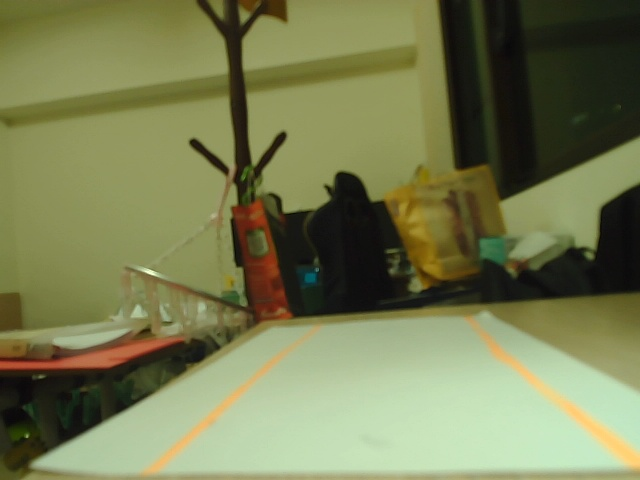
#> input picture Ray_code/Ray_code1.jpg, 640 x 480 px, found by its file name
$ python white_blance.py
#> lines starting #> are read from the running program, lines starting #| are printed output that depends on the picture
#> further down, img is the input picture: shape (480, 640, 3); mean B, G, R 82.6, 124.2, 119.5
import cv2
import numpy as np
import random

def white_balance_1(img):
    '''
    第一種簡單的求均值白平衡法
    :param img: cv2.imread讀取的圖片數據
    :return: 返回的白平衡結果圖片數據
    '''
    # 讀取圖像
    r, g, b = cv2.split(img)
    r_avg = cv2.mean(r)[0]
#> r_avg = 82.57
    g_avg = cv2.mean(g)[0]
#> g_avg = 124.2
    b_avg = cv2.mean(b)[0]
#> b_avg = 119.5
    # 求各個通道所佔增益
    k = (r_avg + g_avg + b_avg) / 3
#> k = 108.7
    kr = k / r_avg
#> kr = 1.32
    kg = k / g_avg
#> kg = 0.876
    kb = k / b_avg
#> kb = 0.91
    r = cv2.addWeighted(src1=r, alpha=kr, src2=0, beta=0, gamma=0)
    g = cv2.addWeighted(src1=g, alpha=kg, src2=0, beta=0, gamma=0)
    b = cv2.addWeighted(src1=b, alpha=kb, src2=0, beta=0, gamma=0)
    balance_img = cv2.merge([b, g, r])
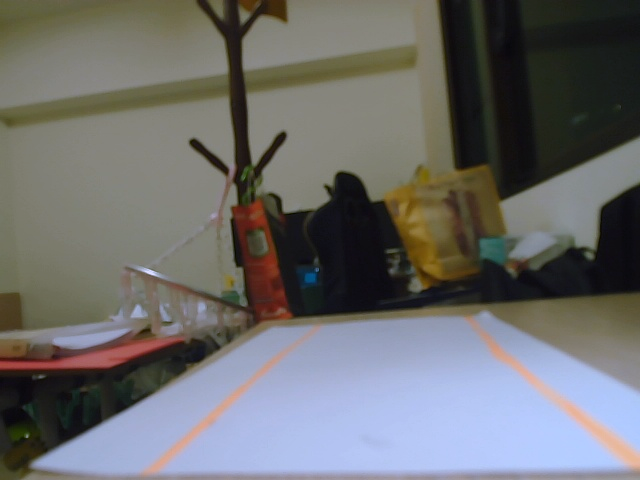
#> balance_img: shape (480, 640, 3); mean R, G, B 108.8, 108.7, 108.7
    return balance_img

def white_balance_2(img_input):
    '''
    完美反射白平衡
    STEP 1：計算每個像素的R\G\B之和
    STEP 2：按R+G+B值的大小計算出其前Ratio%的值作爲參考點的的閾值T
    STEP 3：對圖像中的每個點，計算其中R+G+B值大於T的所有點的R\G\B分量的累積和的平均值
    STEP 4：對每個點將像素量化到[0,255]之間
    依賴ratio值選取而且對亮度最大區域不是白色的圖像效果不佳。
    :param img: cv2.imread讀取的圖片數據
    :return: 返回的白平衡結果圖片數據
    '''
    img = img_input.copy()
    b, g, r = cv2.split(img)
    m, n, t = img.shape
    sum_ = np.zeros(b.shape)
    for i in range(m):
        for j in range(n):
            sum_[i][j] = int(b[i][j]) + int(g[i][j]) + int(r[i][j])
    hists, bins = np.histogram(sum_.flatten(), 766, [0, 766])
#> hists = 766 values, max 8600 at index 393, min 0 at index 0, mean 401; bins = 767 values from 0 to 766
    Y = 765
    num, key = 0, 0
    ratio = 0.01
    while Y >= 0:
        num += hists[Y]
        if num > m * n * ratio / 100:
            key = Y
            break
        Y = Y - 1
#> this loop made 133 passes
#> num on passes 1 to 8: 0, 0, 0, 0, 0, 0, 0, 0
#> after the loop, Y = 633; num = 61

    sum_b, sum_g, sum_r = 0, 0, 0
    time = 0
    for i in range(m):
        for j in range(n):
            if sum_[i][j] >= key:
                sum_b += b[i][j]
                sum_g += g[i][j]
                sum_r += r[i][j]
                time = time + 1
#> after the loop, sum_b = 12171; sum_g = 14695; sum_r = 13224; time = 61

    avg_b = sum_b / time
#> avg_b = 199.5
    avg_g = sum_g / time
#> avg_g = 240.9
    avg_r = sum_r / time
#> avg_r = 216.8

    maxvalue = float(np.max(img))
#> maxvalue = 255
    # maxvalue = 255
    for i in range(m):
        for j in range(n):
            b = int(img[i][j][0]) * maxvalue / int(avg_b)
            g = int(img[i][j][1]) * maxvalue / int(avg_g)
            r = int(img[i][j][2]) * maxvalue / int(avg_r)
            if b > 255:
                b = 255
            if b < 0:
                b = 0
            if g > 255:
                g = 255
            if g < 0:
                g = 0
            if r > 255:
                r = 255
            if r < 0:
                r = 0
            img[i][j][0] = b
            img[i][j][1] = g
            img[i][j][2] = r
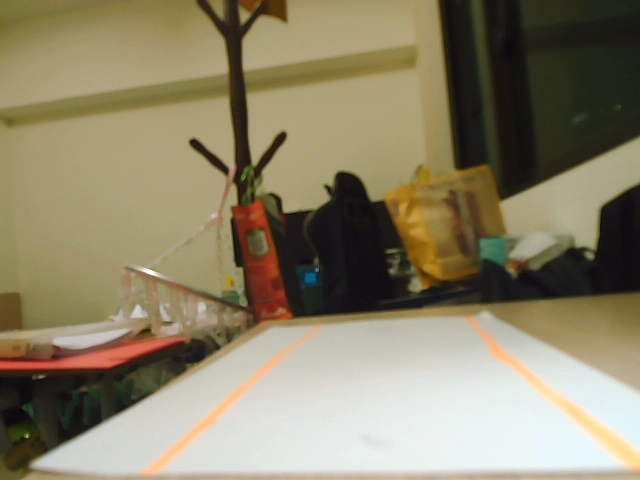
#> img: shape (480, 640, 3); mean B, G, R 105.3, 131.5, 140.3

    return img

def white_balance_3(img):
    '''
    灰度世界假設
    :param img: cv2.imread讀取的圖片數據
    :return: 返回的白平衡結果圖片數據
    '''
    B, G, R = np.double(img[:, :, 0]), np.double(img[:, :, 1]), np.double(img[:, :, 2])
    B_ave, G_ave, R_ave = np.mean(B), np.mean(G), np.mean(R)
#> B_ave = 82.57; G_ave = 124.2; R_ave = 119.5
    K = (B_ave + G_ave + R_ave) / 3
#> K = 108.7
    Kb, Kg, Kr = K / B_ave, K / G_ave, K / R_ave
#> Kb = 1.32; Kg = 0.876; Kr = 0.91
    Ba = (B * Kb)
    Ga = (G * Kg)
    Ra = (R * Kr)

    for i in range(len(Ba)):
        for j in range(len(Ba[0])):
            Ba[i][j] = 255 if Ba[i][j] > 255 else Ba[i][j]
            Ga[i][j] = 255 if Ga[i][j] > 255 else Ga[i][j]
            Ra[i][j] = 255 if Ra[i][j] > 255 else Ra[i][j]
#> Ba: shape (480, 640) float64; min 0, max 255, mean 108.7

    # print(np.mean(Ba), np.mean(Ga), np.mean(Ra))
    dst_img = np.uint8(np.zeros_like(img))
    dst_img[:, :, 0] = Ba
    dst_img[:, :, 1] = Ga
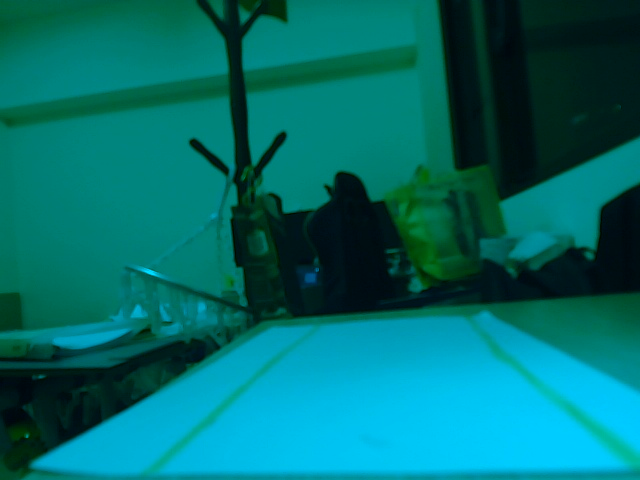
#> dst_img: shape (480, 640, 3); mean of channels 0, 1, 2 108.2, 108.2, 0; drawn as B, G, R
    dst_img[:, :, 2] = Ra
    return dst_img


def white_balance_4(img):
    '''
    基於圖像分析的偏色檢測及顏色校正方法
    :param img: cv2.imread讀取的圖片數據
    :return: 返回的白平衡結果圖片數據
    '''

    # [22 lines left out: function detection, not called in this run]

    b, g, r = cv2.split(img)
    # print(img.shape)
    m, n = b.shape
    # detection(img)

    I_r_2 = np.zeros(r.shape)
    I_b_2 = np.zeros(b.shape)
    sum_I_r_2, sum_I_r, sum_I_b_2, sum_I_b, sum_I_g = 0, 0, 0, 0, 0
    max_I_r_2, max_I_r, max_I_b_2, max_I_b, max_I_g = int(r[0][0] ** 2), int(r[0][0]), int(b[0][0] ** 2), int(b[0][0]), int(g[0][0])
#> max_I_r_2 = 10816; max_I_r = 104; max_I_b_2 = 2209; max_I_b = 47; max_I_g = 108
    for i in range(m):
        for j in range(n):
            I_r_2[i][j] = int(r[i][j] ** 2)
            I_b_2[i][j] = int(b[i][j] ** 2)
            sum_I_r_2 = I_r_2[i][j] + sum_I_r_2
            sum_I_b_2 = I_b_2[i][j] + sum_I_b_2
            sum_I_g = g[i][j] + sum_I_g
            sum_I_r = r[i][j] + sum_I_r
            sum_I_b = b[i][j] + sum_I_b
            if max_I_r < r[i][j]:
                max_I_r = r[i][j]
            if max_I_r_2 < I_r_2[i][j]:
                max_I_r_2 = I_r_2[i][j]
            if max_I_g < g[i][j]:
                max_I_g = g[i][j]
            if max_I_b_2 < I_b_2[i][j]:
                max_I_b_2 = I_b_2[i][j]
            if max_I_b < b[i][j]:
                max_I_b = b[i][j]
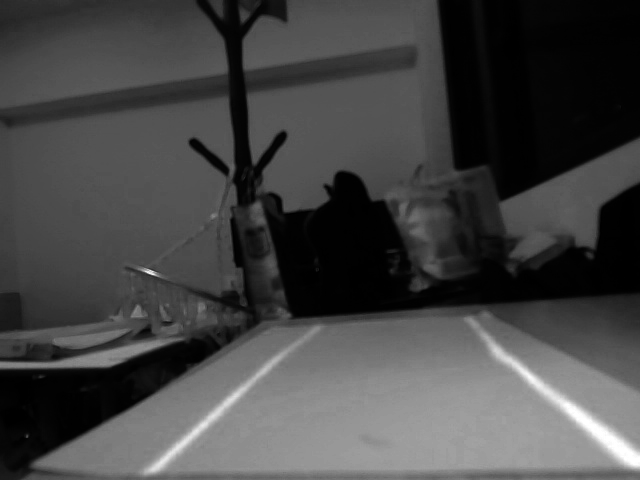
#> I_r_2: shape (480, 640) float64; min 0, max 65025, mean 17826.2; drawn with min black and max white
#> after the loop, max_I_b = 212; max_I_b_2 = 44944; max_I_g = 255; max_I_r = 255; max_I_r_2 = 65025; sum_I_b = 25364783; sum_I_b_2 = 3.04e+09; sum_I_g = 38147790; sum_I_r = 36704507; sum_I_r_2 = 5.48e+09

    [u_b, v_b] = np.matmul(np.linalg.inv([[sum_I_b_2, sum_I_b], [max_I_b_2, max_I_b]]), [sum_I_g, max_I_g])
#> u_b = -0.00327; v_b = 1.9
    [u_r, v_r] = np.matmul(np.linalg.inv([[sum_I_r_2, sum_I_r], [max_I_r_2, max_I_r]]), [sum_I_g, max_I_g])
#> u_r = -0.000372; v_r = 1.09
    # print(u_b, v_b, u_r, v_r)
    b0, g0, r0 = np.zeros(b.shape, np.uint8), np.zeros(g.shape, np.uint8), np.zeros(r.shape, np.uint8)
    for i in range(m):
        for j in range(n):
            b_point = u_b * (b[i][j] ** 2) + v_b * b[i][j]
            g0[i][j] = g[i][j]
            # r0[i][j] = r[i][j]
            r_point = u_r * (r[i][j] ** 2) + v_r * r[i][j]
            if r_point>255:
                r0[i][j] = 255
            else:
                if r_point<0:
                    r0[i][j] = 0
                else:
                    r0[i][j] = r_point
            if b_point>255:
                b0[i][j] = 255
            else:
                if b_point<0:
                    b0[i][j] = 0
                else:
                    b0[i][j] = b_point
    return cv2.merge([b0, g0, r0])

def white_balance_5(img):
    '''
    動態閾值算法
    算法分爲兩個步驟：白點檢測和白點調整。
    只是白點檢測不是與完美反射算法相同的認爲最亮的點爲白點，而是通過另外的規則確定
    :param img: cv2.imread讀取的圖片數據
    :return: 返回的白平衡結果圖片數據
    '''

    b, g, r = cv2.split(img)
    """
    YUV空間
    """
    def con_num(x):
        if x > 0:
            return 1
        if x < 0:
            return -1
        if x == 0:
            return 0
    yuv_img = cv2.cvtColor(img, cv2.COLOR_BGR2YCrCb)
#> yuv_img: shape (480, 640, 3); mean of channels 0, 1, 2 118, 129, 108
    (y, u, v) = cv2.split(yuv_img)
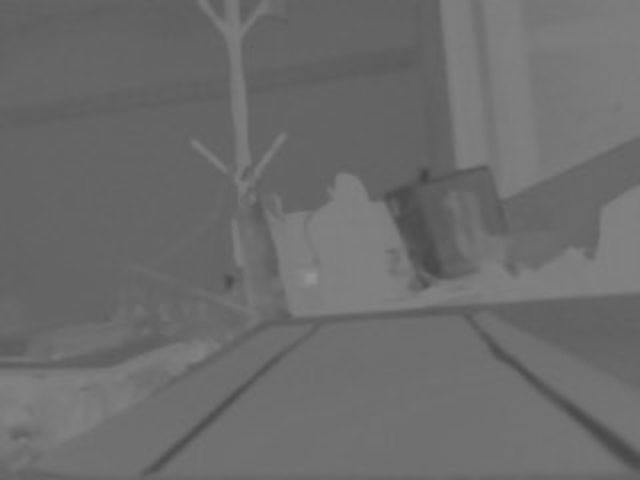
#> v: shape (480, 640); min 68, max 148, mean 108
    # y, u, v = cv2.split(img)
    m, n = y.shape
    sum_u, sum_v = 0, 0
    max_y = np.max(y.flatten())
#> max_y = 248
    # print(max_y)
    for i in range(m):
        for j in range(n):
            sum_u = sum_u + u[i][j]
            sum_v = sum_v + v[i][j]
#> after the loop, sum_u = 39633480; sum_v = 33180995

    avl_u = sum_u / (m * n)
#> avl_u = 129
    avl_v = sum_v / (m * n)
#> avl_v = 108
    du, dv = 0, 0
    # print(avl_u, avl_v)
    for i in range(m):
        for j in range(n):
            du = du + np.abs(u[i][j] - avl_u)
            dv = dv + np.abs(v[i][j] - avl_v)
#> after the loop, du = 1525425.9; dv = 2688972.9

    avl_du = du / (m * n)
#> avl_du = 4.97
    avl_dv = dv / (m * n)
#> avl_dv = 8.75
    num_y, yhistogram, ysum = np.zeros(y.shape), np.zeros(256), 0
    radio = 0.5  # 如果該值過大過小，色溫向兩極端發展
    for i in range(m):
        for j in range(n):
            value = 0
            if np.abs(u[i][j] - (avl_u + avl_du * con_num(avl_u))) < radio * avl_du or np.abs(
                    v[i][j] - (avl_v + avl_dv * con_num(avl_v))) < radio * avl_dv:
                value = 1
            else:
                value = 0

            if value <= 0:
                continue
            num_y[i][j] = y[i][j]
            yhistogram[int(num_y[i][j])] = 1 + yhistogram[int(num_y[i][j])]
            ysum += 1
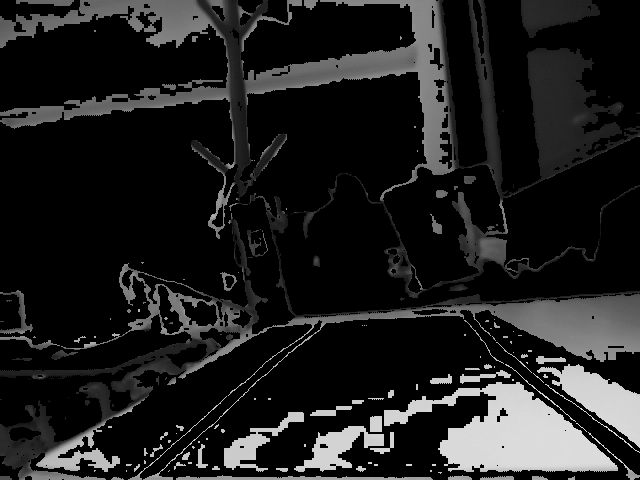
#> num_y: shape (480, 640) float64; min 0, max 221, mean 30.6
#> after the loop, yhistogram = 256 values, max 2983 at index 219, min 0 at index 0, mean 325.3; ysum = 83269
    # print(yhistogram.shape)
    sum_yhistogram = 0
    # hists2, bins = np.histogram(yhistogram, 256, [0, 256])
    # print(hists2)
    Y = 255
    num, key = 0, 0
    while Y >= 0:
        num += yhistogram[Y]
        if num > 0.1 * ysum:    # 取前10%的亮點爲計算值，如果該值過大易過曝光，該值過小調整幅度小
            key = Y
            break
        Y = Y - 1
#> this loop made 41 passes
#> after the loop, Y = 215; num = 8335
    # print(key)
    sum_r, sum_g, sum_b, num_rgb = 0, 0, 0, 0
    for i in range(m):
        for j in range(n):
            if num_y[i][j] > key:
                sum_r = sum_r + r[i][j]
                sum_g = sum_g + g[i][j]
                sum_b = sum_b + b[i][j]
                num_rgb += 1
#> after the loop, num_rgb = 7652; sum_b = 1470682; sum_g = 1774334; sum_r = 1532448

    avl_r = sum_r / num_rgb
#> avl_r = 200.3
    avl_g = sum_g / num_rgb
#> avl_g = 231.9
    avl_b = sum_b / num_rgb
#> avl_b = 192.2

    for i in range(m):
        for j in range(n):
            b_point = int(b[i][j]) * int(max_y) / avl_b
            g_point = int(g[i][j]) * int(max_y) / avl_g
            r_point = int(r[i][j]) * int(max_y) / avl_r
            if b_point>255:
                b[i][j] = 255
            else:
                if b_point<0:
                    b[i][j] = 0
                else:
                    b[i][j] = b_point
            if g_point>255:
                g[i][j] = 255
            else:
                if g_point<0:
                    g[i][j] = 0
                else:
                    g[i][j] = g_point
            if r_point>255:
                r[i][j] = 255
            else:
                if r_point<0:
                    r[i][j] = 0
                else:
                    r[i][j] = r_point
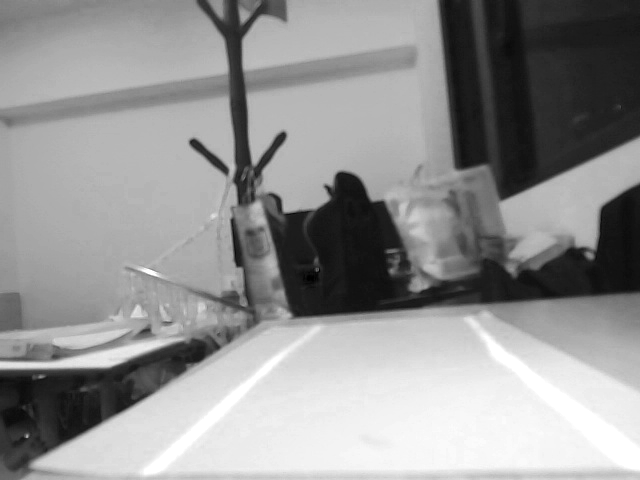
#> r: shape (480, 640); min 0, max 255, mean 147

    return cv2.merge([b, g, r])

'''
img : 原圖
img1：均值白平衡法
img2: 完美反射
img3: 灰度世界假設
img4: 基於圖像分析的偏色檢測及顏色校正方法
img5: 動態閾值算法
'''
img = cv2.imread('Ray_code1.jpg')
# img = cv2.imread('./dataset/2/1_'+str(i)+'.JPG')
img1 = white_balance_1(img)
img2 = white_balance_2(img)
img3 = white_balance_3(img)
img4 = white_balance_4(img)
img5 = white_balance_5(img)
print('----------------------')

# img_stack = np.vstack([img,img1,img2,img3,img4,img5])
# cv2.imwrite("./dataset/"+str(i)+'.JPG',img_stack)
cv2.imshow('image1',img1)
cv2.imshow('image2',img2)
cv2.imshow('image3',img3)
cv2.imshow('image4',img4)
cv2.imshow('image5',img5)
cv2.waitKey(0)

$ run again, with Ray_code/Ray_code0.jpg copied over Ray_code/Ray_code1.jpg
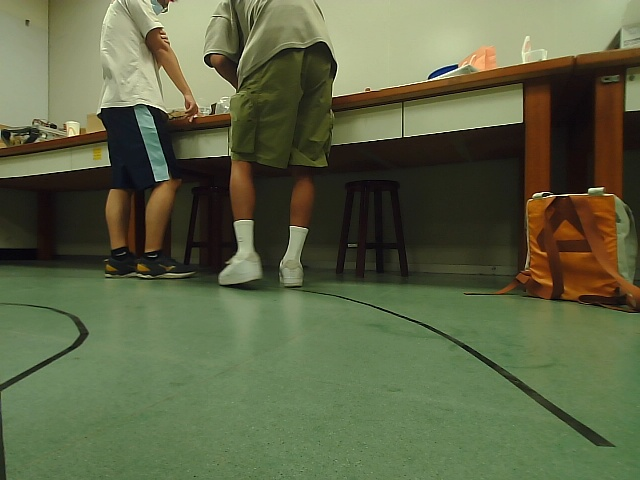
#> input picture Ray_code/Ray_code0.jpg, 640 x 480 px, found by its file name
#> img is the input picture: shape (480, 640, 3); mean B, G, R 69.4, 100.7, 93.5
#> r_avg = 69.44
#> g_avg = 100.7
#> b_avg = 93.5
#> k = 87.87
#> kr = 1.27
#> kg = 0.873
#> kb = 0.94
#> hists = 766 values, max 5507 at index 319, min 0 at index 755, mean 401; bins = 767 values from 0 to 766
#> the loop in white_balance_2, `while Y >= 0:` made 25 passes
#> num on passes 1 to 8: 0, 0, 0, 0, 0, 1, 1, 1
#> after the loop in white_balance_2, `while Y >= 0:`: Y = 741; num = 32
#> after the loop in white_balance_2, `for i in range(m):`: sum_b = 7801; sum_g = 8129; sum_r = 7999; time = 32
#> avg_b = 243.8
#> avg_g = 254
#> avg_r = 250
#> maxvalue = 255
#> B_ave = 69.44; G_ave = 100.7; R_ave = 93.5
#> K = 87.87
#> Kb = 1.27; Kg = 0.873; Kr = 0.94
#> in white_balance_4, `max_I_r_2, max_I_r, max_I_b_2, max_I_b, max_I_g = int(r[0][0] ** 2), i..`: max_I_r_2 = 19044; max_I_r = 138; max_I_b_2 = 10000; max_I_b = 100; max_I_g = 138
#> after the loop in white_balance_4, `for i in range(m):`: max_I_b = 255; max_I_b_2 = 65025; max_I_g = 255; max_I_r_2 = 65025; sum_I_b = 21332106; sum_I_b_2 = 2.06e+09; sum_I_g = 30925716; sum_I_r = 28721886; sum_I_r_2 = 3.39e+09
#> u_b = -0.00284; v_b = 1.72
#> u_r = -0.000561; v_r = 1.14
#> yuv_img: shape (480, 640, 3); mean of channels 0, 1, 2 95, 127, 113.6
#> max_y = 254
#> after the loop in white_balance_5, `for i in range(m):`: sum_u = 39007603; sum_v = 34892319
#> avl_u = 127
#> avl_v = 113.6
#> after the loop in white_balance_5, `for i in range(m):`: du = 2123179; dv = 1659540.8
#> avl_du = 6.91
#> avl_dv = 5.4
#> after the loop in white_balance_5, `for i in range(m):`:
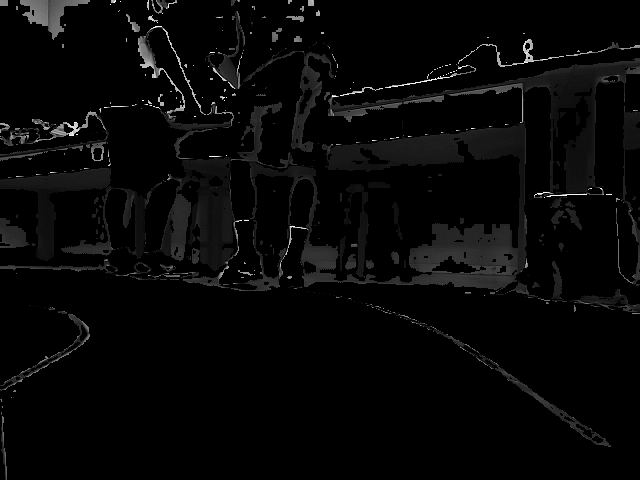
#> num_y: shape (480, 640) float64; min 0, max 253, mean 7.1
#> after the loop in white_balance_5, `for i in range(m):`: yhistogram = 256 values, max 2196 at index 24, min 0 at index 0, mean 189.7; ysum = 48569
#> the loop in white_balance_5, `while Y >= 0:` made 163 passes
#> num on passes 1 to 3: 0, 0, 5
#> after the loop in white_balance_5, `while Y >= 0:`: Y = 93; num = 4902
#> after the loop in white_balance_5, `for i in range(m):`: num_rgb = 4839; sum_b = 548247; sum_g = 727619; sum_r = 728978
#> avl_r = 150.6
#> avl_g = 150.4
#> avl_b = 113.3
#> in white_balance_5, `return cv2.merge([b, g, r])`:
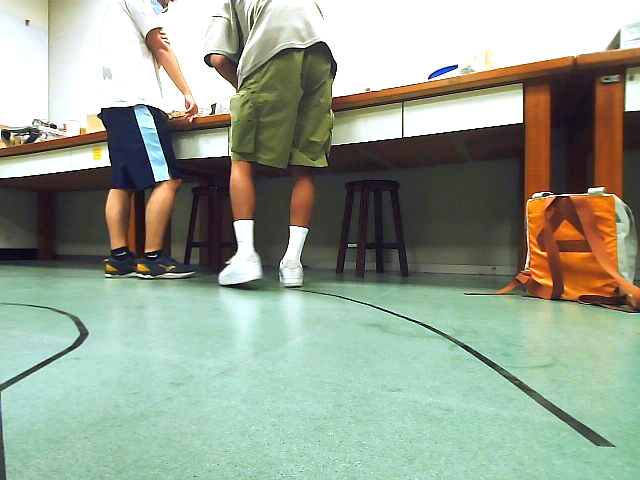
#> returned value: shape (480, 640, 3); mean of channels 0, 1, 2 145.7, 162.2, 151.2; drawn as B, G, R
